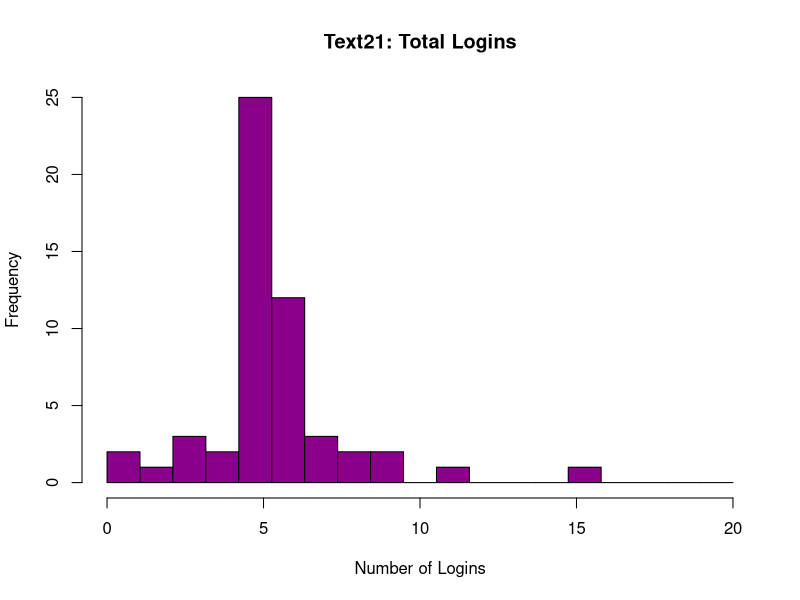
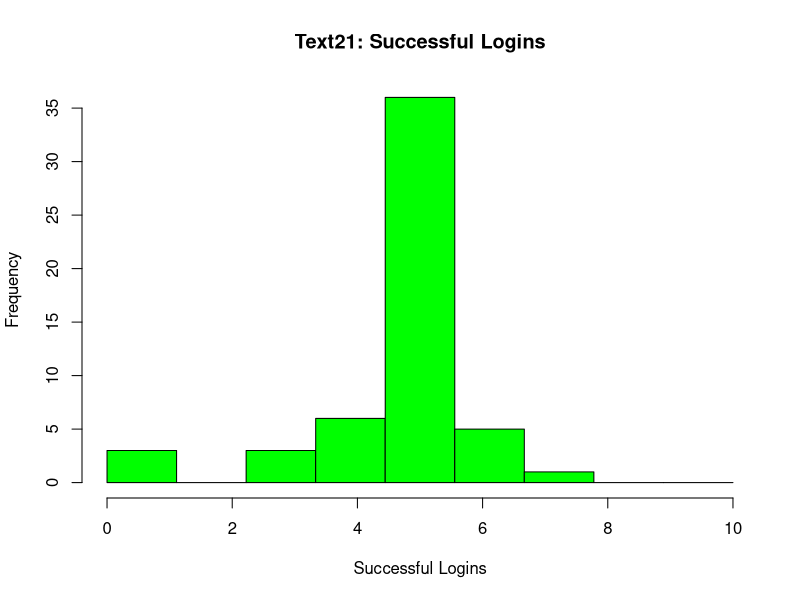
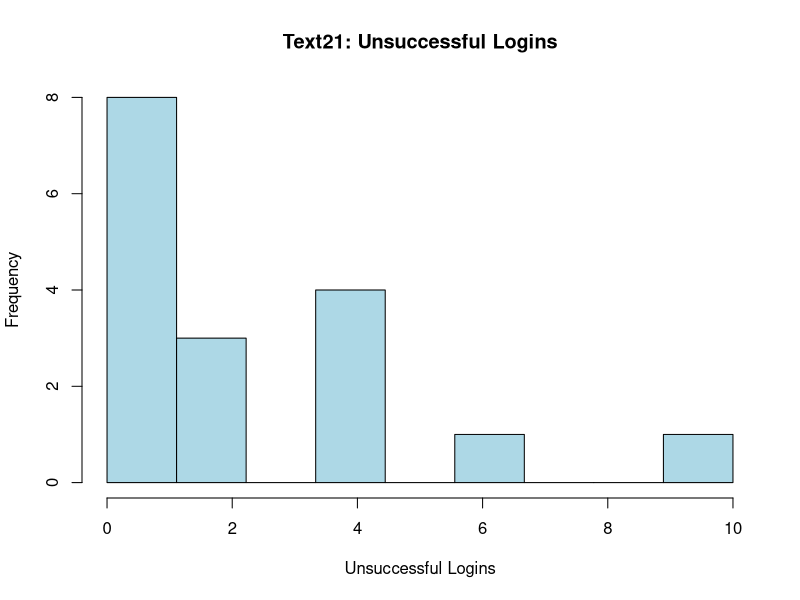
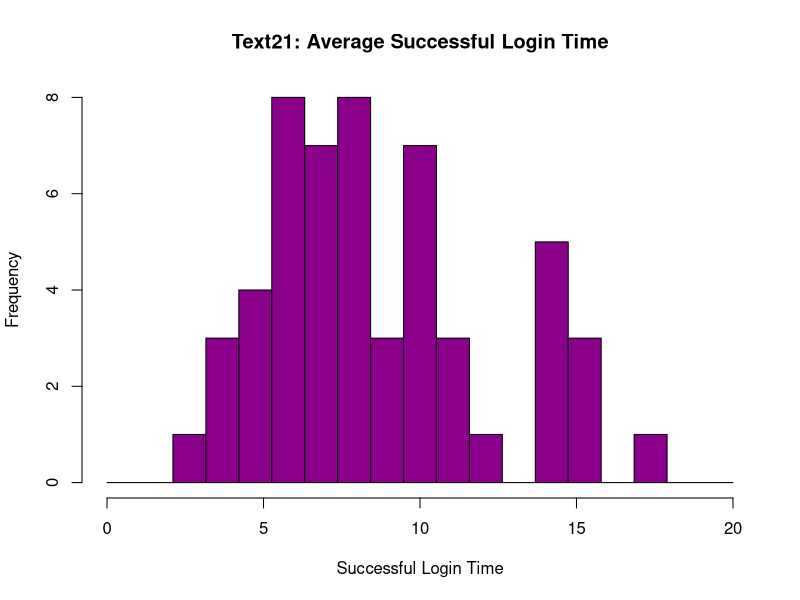
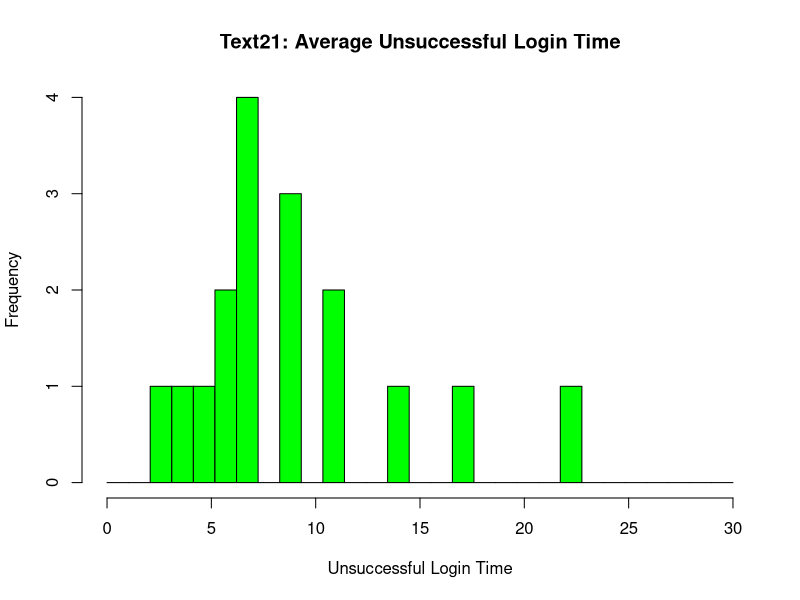
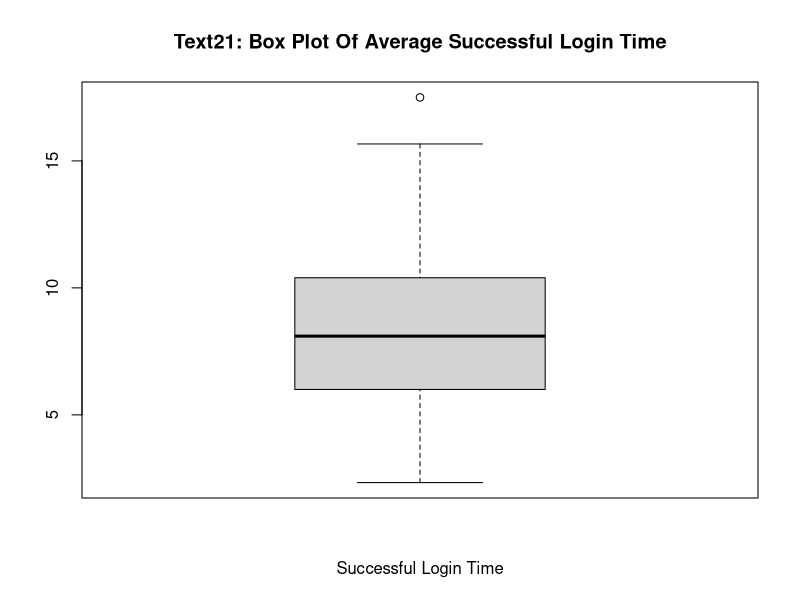
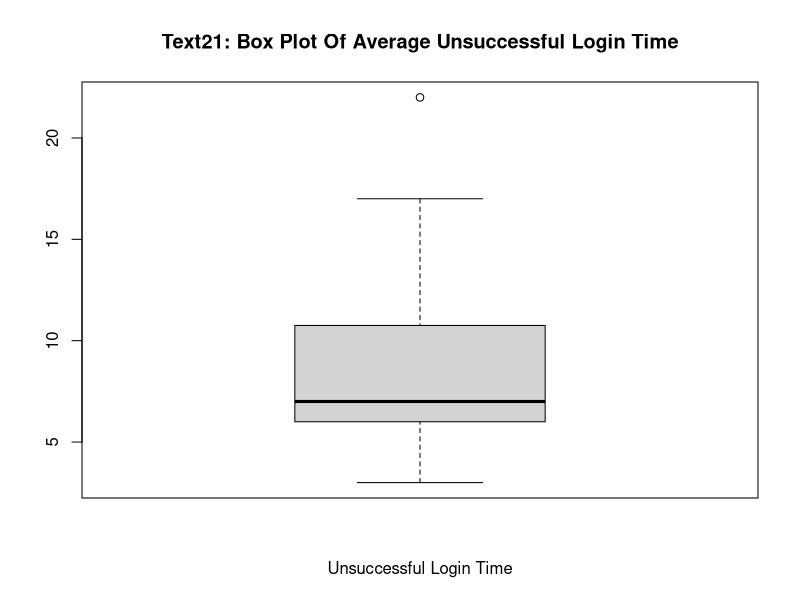
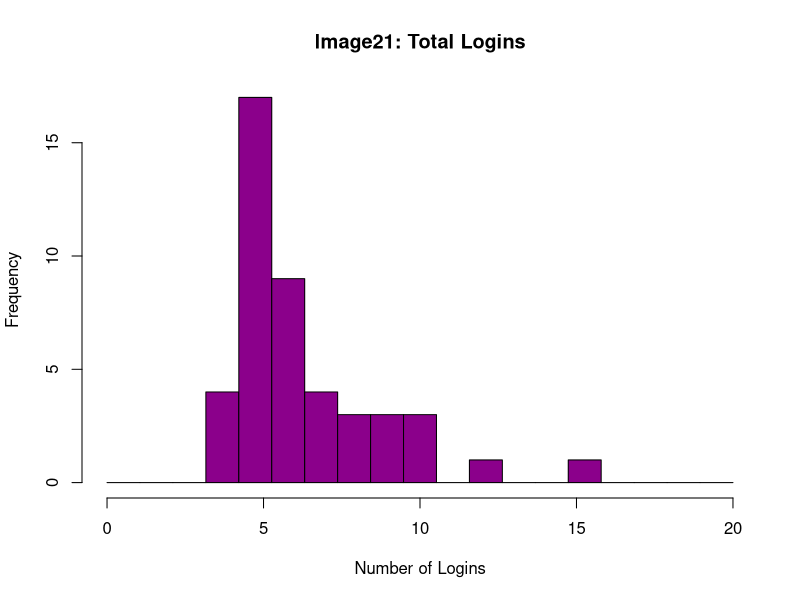

Write the R code that produced these figures, in order.
# don't forget to set working directory using `setwd("DIR")`
output_file <- "output.pdf"; # output file for stats
data <- read.table("combined.csv", header = TRUE, sep = ","); # read csv file, ignore the column names

# format is userId passwordScheme totalLogins successfulLogins unsuccessfulLogins avgSuccessLoginTime avgFailedLoginTime

full_data <- split(data, data$passwordScheme);

text_data = full_data$Text21;
image_data = full_data$Image21;


calculateStatistics <- function(data, scheme) {
	sink(paste(scheme, "text", output_file));
	calculateLoginStats(data, scheme);
	calculateTimeStats(data, scheme);
	sink();
	pdf(file = paste(scheme, output_file));
	createLoginHistograms(data, scheme);
	createTimeHistograms(data, scheme);
	dev.off();
}

calculateLoginStats <- function(data, scheme) {
	cat(paste("Mean for logins for", scheme),"\n");
	meanTotalUserLogins <- mean(data$totalLogins);
	cat(paste("Mean total logins for", scheme, meanTotalUserLogins), "\n");
	meanSuccessfulUserLogins <- mean(data$successfulLogins);
	cat(paste("Mean successful logins for", scheme, meanSuccessfulUserLogins), "\n");
	meanUnsuccessfulUserLogins <- mean(data$unsuccessfulLogins);
	cat(paste("Mean unsuccessful logins for", scheme, meanUnsuccessfulUserLogins), "\n");
	cat("\n");
	
	cat(paste("Standard deviation for logins for", scheme),"\n");
	sdTotalUserLogins <- sd(data$totalLogins);
	cat(paste("Standard deviation of total logins for", scheme, sdTotalUserLogins), "\n");
	
	sdSuccessfulUserLogins <- sd(data$successfulLogins);
	cat(paste("Standard deviation of successful logins for", scheme, sdSuccessfulUserLogins), "\n");
	
	sdUnsuccessfulUserLogins <- sd(data$unsuccessfulLogins);
	cat(paste("Standard deviation of unsuccessful logins for", scheme, sdUnsuccessfulUserLogins), "\n");
	cat("\n");
	
	cat(paste("Median for logins for", scheme),"\n");
	medianTotalUserLogins <- median(data$totalLogins);
	cat(paste("Median total logins for", scheme, medianTotalUserLogins), "\n");
	
	medianSuccessfulUserLogins <- median(data$successfulLogins);
	cat(paste("Median successful logins for", scheme, medianSuccessfulUserLogins), "\n");
	
	medianUnsuccessfulUserLogins <- median(data$unsuccessfulLogins);
	cat(paste("Median unsuccessful logins for", scheme, medianUnsuccessfulUserLogins), "\n");
	cat("\n");
}

calculateTimeStats <- function(data, scheme) {
	cat(paste("Mean for login time for for", scheme),"\n");
	meanSuccessfulUserLoginsTime <- mean(data$avgSuccessLoginTime[data$avgSuccessLoginTime > 0]);
	cat(paste("Mean successful login time for", scheme, meanSuccessfulUserLoginsTime), "\n");
	
	meanUnsuccessfulUserLoginTime <- mean(data$avgFailedLoginTime[data$avgFailedLoginTime > 0]);
	cat(paste("Mean unsuccessful login time for", scheme, meanUnsuccessfulUserLoginTime), "\n");
	cat("\n");
	
	cat(paste("Standard deviation for login time for", scheme),"\n");
	sdSuccessfulUserLoginTime <- sd(data$avgSuccessLoginTime[data$avgSuccessLoginTime > 0]);
	cat(paste("Standard deviation of successful login time for", scheme, sdSuccessfulUserLoginTime), "\n");
	
	sdUnsuccessfulUserLoginTime <- sd(data$avgFailedLoginTime[data$avgFailedLoginTime > 0]);
	cat(paste("Standard deviation of unsuccessful login time for", scheme, sdUnsuccessfulUserLoginTime), "\n");
	cat("\n");
	
	cat(paste("Median for login time for", scheme),"\n");
	medianSuccessfulUserLoginTime <- median(data$avgSuccessLoginTime[data$avgSuccessLoginTime > 0]);
	cat(paste("Median successful login time for", scheme, medianSuccessfulUserLoginTime), "\n");
	
	medianUnsuccessfulUserLoginTime <- median(data$avgFailedLoginTime[data$avgFailedLoginTime > 0]);
	cat(paste("Median unsuccessful login time for", scheme, medianUnsuccessfulUserLoginTime), "\n");
	cat("\n");
}

createLoginHistograms <- function(data, scheme) {
	hist(data$totalLogins,main=paste(scheme, "Total Logins"), breaks=seq(0, 20, l=20), xlab="Number of Logins", col="darkmagenta");
	hist(data$successfulLogins[data$successfulLogins > 0],main=paste(scheme, "Successful Logins"), breaks=seq(0, 10, l=10), xlab="Successful Logins", col="green");
	hist(data$unsuccessfulLogins[data$unsuccessfulLogins > 0],main=paste(scheme, "Unsuccessful Logins"), breaks=seq(0, 10, l=10), xlab="Unsuccessful Logins", col="lightblue");
}

createTimeHistograms <- function(data, scheme) {
	b <- NULL;
	ifelse(scheme == "Text21:", b <- seq(0, 20, l=20), b <- seq(0, 40, l=20));
	hist(data$avgSuccessLoginTime[data$avgSuccessLoginTime > 0], main=paste(scheme, "Average Successful Login Time"), b, xlab="Successful Login Time", col="darkmagenta");
	ifelse(scheme == "Text21:", b <- seq(0, 30, l=30), b <- seq(0, 60, l=20));
	hist(data$avgFailedLoginTime[data$avgFailedLoginTime > 0], main=paste(scheme, "Average Unsuccessful Login Time"), b,  xlab="Unsuccessful Login Time", col="green");
	
	boxplot(data$avgSuccessLoginTime[data$avgSuccessLoginTime > 0], main=paste(scheme, "Box Plot Of Average Successful Login Time"), xlab="Successful Login Time");
	boxplot(data$avgFailedLoginTime[data$avgFailedLoginTime > 0], main=paste(scheme, "Box Plot Of Average Unsuccessful Login Time"), xlab="Unsuccessful Login Time");

}

calculateStatistics(text_data, "Text21:");
calculateStatistics(image_data, "Image21:");